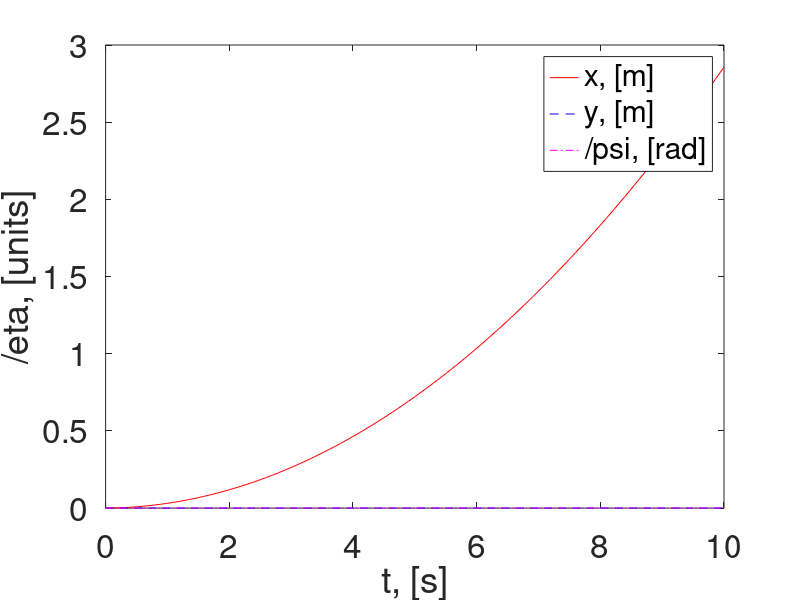
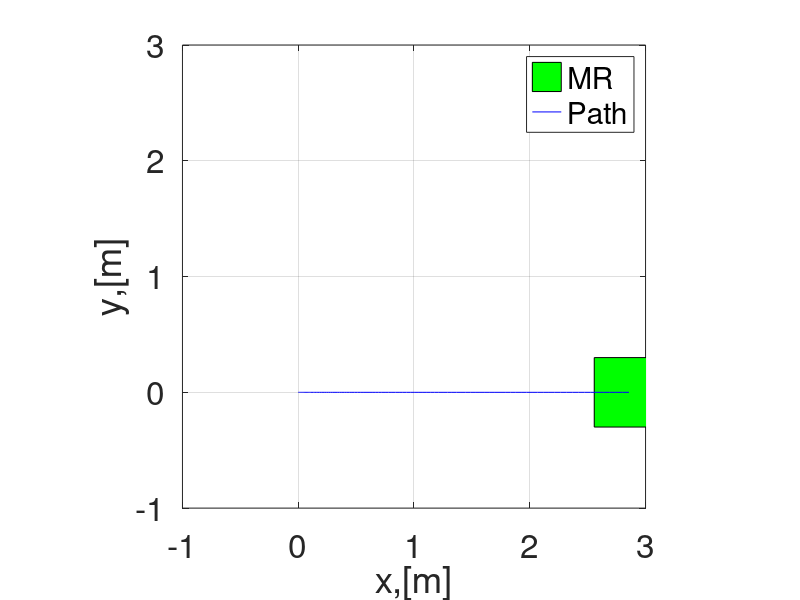

The MATLAB source for these figures, in order:
clear;
clc;

%simulation parameters
dt=0.1; %step size
ts = 10; %simulation time
t = 0:dt:ts; %time span

%initial conditions
eta0 =[0;0;0];  %inital position and orientation of the vehicle
zeta0 = [0;0;0];%intial velocity of input commands

eta(:,1) = eta0;
zeta(:,1) = zeta0;

%vehicle(mobile robot) parameters (physical)
a = 0.2;   %radius of the wheel (fixed)
d = 0.5;    %distance b/t wheels

%robot parameters
m=10; %mass of the vehicle
Iz = 0.1; %inertia of the vehicle

xbc = 0; ybc = 0; %coordinates of mass centre

%wheel configuartion parameters
l=0.3;
phi1 = 90*pi/180; phi2 = 210*pi/180; phi3 = 330*pi/180;

%state propagation
for i = 1:length(t)
    u = zeta(1,i); v = zeta(2,i); r = zeta(3,i);

    %inertia matrix
    D = [m 0 -ybc*m;
         0 m xbc*m;
         -ybc*m xbc*m Iz+m*(xbc^2+ybc^2);];
    %other vector
    n_v = [-m*r*(v+xbc*r);
            m*r*(u-ybc*r);
            m*r*(xbc*u+ybc*v);];
    
    %Wheel input matrix (differential wheel drive)
    Gamma = 1/sqrt(2)*[1 1 1 1;
                       1 -1 1 -1;
                       l-d l-d -(l-d) -(l-d);];

    %Wheel inputs (traction forces)
    F1 = 0.2;      
    F2 = 0.2;
    F3 = 0.2;
    F4 = 0.2; %lateral f,-f,f,-f rotate f,f,-f,-f forward f,f,f,f
    kappa = [F1;F2;F3;F4];

    %Input vector
    tau(:,i) = Gamma*kappa;

    %Jacobian matrix
    psi = eta(3,i);
    J_eta = [cos(psi) -sin(psi) 0;
             sin(psi) cos(psi) 0;
             0 0 1;];

    zeta_dot(:,i) = inv(D)*(tau(:,i)-n_v);
    zeta(:,i+1) = zeta(:,i) + dt*zeta_dot(:,i);

    eta(:,i+1) = eta(:,i) + dt*(J_eta*(zeta(:,i)+dt*zeta_dot(:,i))); %state update
end

%plotting 
figure
plot(t, eta(1,1:i), 'r-');      %for plotting x in m
hold on     
plot(t, eta(2,1:i), 'b--');     %y in m
plot(t, eta(3,1:i), 'm-.');     %t in s
legend('x, [m]','y, [m]','/psi, [rad]');
set(gca,'fontsize',24)
xlabel('t, [s]');
ylabel('/eta, [units]');

%animation (mobile robot motion animation)
l = 0.6; % length of mobile robot
w = 0.6; % width of the mobile robot
%Mobile robot coordinates
mr_co=[-l/2 l/2 l/2 -l/2 -l/2;
       -w/2 -w/2 w/2 w/2 -w/2;];

figure
for i = 1:length(t) %animation starts here
    psi = eta(3,i);
    R_psi=[cos(psi) -sin(psi);
           sin(psi)  cos(psi);];%rotation matrix
    v_pos=R_psi*mr_co;
    fill((v_pos(1,:)+eta(1,i)),v_pos(2,:)+eta(2,i),'g')
    hold on, grid on
    axis([-1 3 -1 3]), axis square
    plot(eta(1,1:i),eta(2,1:i),'b-');
    legend('MR','Path')
    set(gca,'fontsize',24)
    xlabel('x,[m]'); ylabel('y,[m]');
    pause(0.1);
    hold off
end %animation ends here


